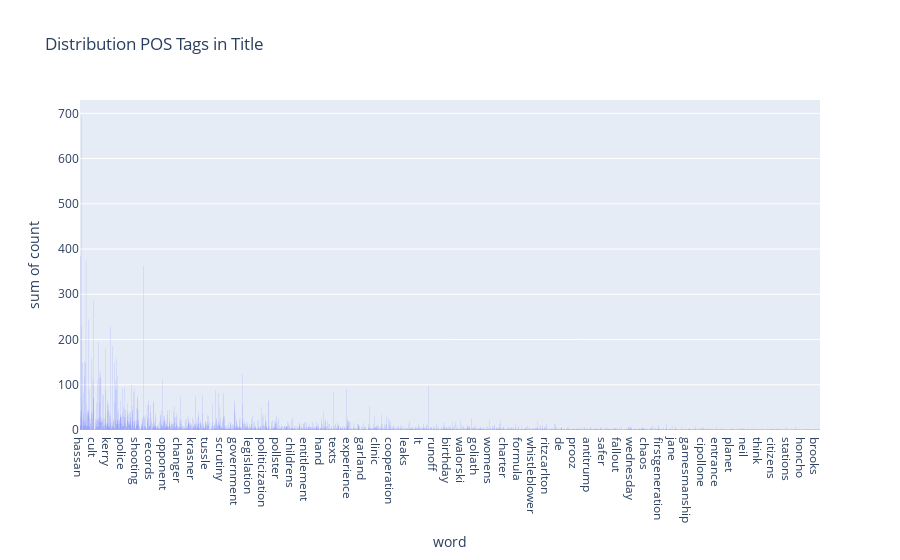

The code cell stored with this chart in its notebook:
### Code cell
## lets try and plot the word cloud
word_counts_df = pd.DataFrame.from_dict(word_counts, orient='index', columns=['count']).reset_index().rename(columns={"index": "word"})

fig = px.histogram(word_counts_df, x="word", y="count", title="Distribution POS Tags in Title")
fig.show()

### Figure 1 — Plotly figure (JSON) as saved in the notebook; plotly's stock layout.template omitted (floating-point values rounded to 4 significant figures; data arrays with more than 128 entries replaced by an {"elided": "..."} marker saying what was removed)
{"data": [{"alignmentgroup": "True", "bingroup": "x", "histfunc": "sum", "hovertemplate": "word=%{x}<br>sum of count=%{y}<extra></extra>", "legendgroup": "", "marker": {"color": "#636efa", "pattern": {"shape": ""}}, "name": "", "offsetgroup": "", "orientation": "v", "showlegend": false, "type": "histogram", "x": {"elided": "4498 str values"}, "xaxis": "x", "y": {"elided": "4498 int values"}, "yaxis": "y"}], "layout": {"barmode": "relative", "legend": {"tracegroupgap": 0}, "title": {"text": "Distribution POS Tags in Title"}, "xaxis": {"anchor": "y", "domain": [0, 1], "title": {"text": "word"}}, "yaxis": {"anchor": "x", "domain": [0, 1], "title": {"text": "sum of count"}}}}
